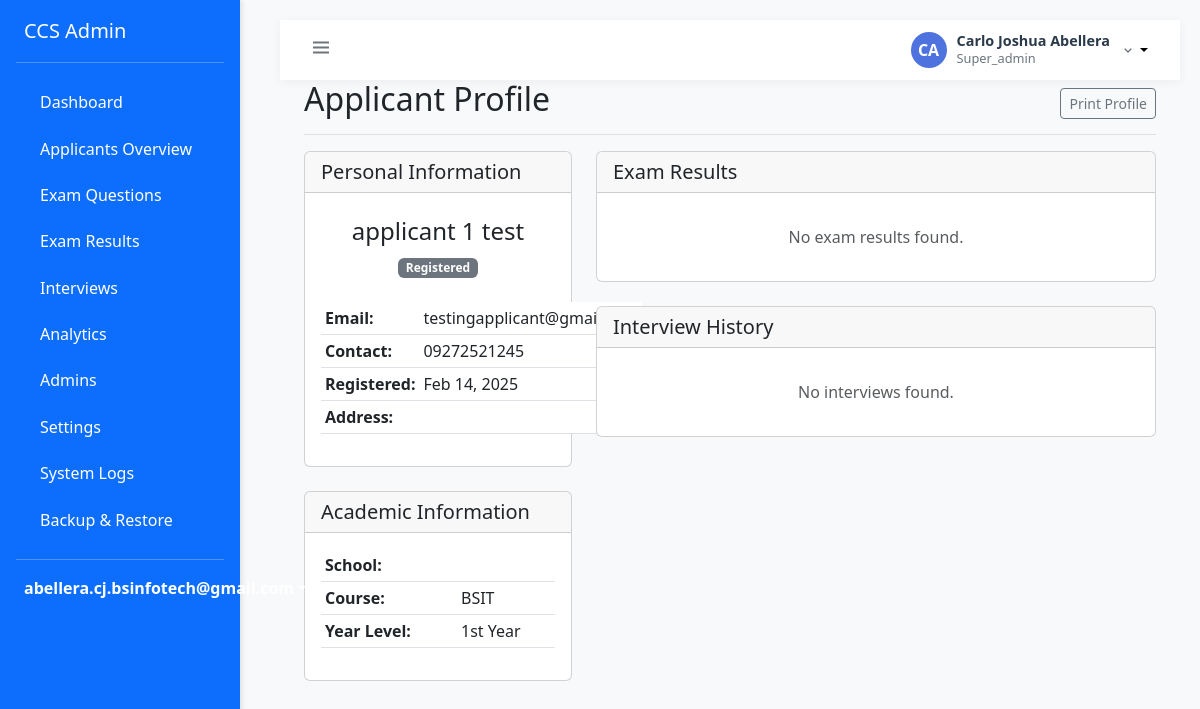
The page /admin/super/view_applicant.php?id=3 (signed in) on the database its author committed.
### tables this page shows
CREATE TABLE `users` (
  `id` int(11) NOT NULL,
  `email` varchar(255) NOT NULL,
  `password` varchar(255) NOT NULL,
  `first_name` varchar(100) NOT NULL,
  `last_name` varchar(100) NOT NULL,
  `role` enum('super_admin','admin','applicant') NOT NULL,
  `status` enum('active','inactive','pending','approved','rejected') DEFAULT 'pending',
  `created_at` timestamp NOT NULL DEFAULT current_timestamp(),
  `updated_at` timestamp NOT NULL DEFAULT current_timestamp() ON UPDATE current_timestamp(),
  `updated_by` int(11) DEFAULT NULL
);

CREATE TABLE `applicants` (
  `id` int(11) NOT NULL,
  `user_id` int(11) NOT NULL,
  `applicant_number` varchar(50) NOT NULL,
  `first_name` varchar(100) NOT NULL,
  `middle_name` varchar(100) DEFAULT NULL,
  `last_name` varchar(100) NOT NULL,
  `contact_number` varchar(20) NOT NULL,
  `address` text NOT NULL,
  `birth_date` date NOT NULL,
  `school` varchar(255) NOT NULL,
  `course` enum('BSCS','BSIT') NOT NULL,
  `year_level` enum('1st Year','2nd Year','3rd Year','4th Year','5th Year','Graduate') NOT NULL,
  `progress_status` enum('registered','part1_pending','part1_completed','part2_pending','part2_completed','interview_pending','interview_completed','passed','failed') NOT NULL DEFAULT 'registered',
  `created_at` timestamp NOT NULL DEFAULT current_timestamp(),
  `updated_at` timestamp NOT NULL DEFAULT current_timestamp() ON UPDATE current_timestamp(),
  `application_status_id` int(11) DEFAULT NULL,
  `exam_status_id` int(11) DEFAULT NULL,
  `preferred_course` varchar(255) NOT NULL
);

### config/database.php (called while the page is built, shortened)
<?php
class Database {
    private static $instance = null;
    private $connection;
    private function __construct() {
        try {
            $this->connection = new PDO(
                "mysql:host=localhost;dbname=ccs_screening",
                "root",
                ""
            );
            $this->connection->setAttribute(PDO::ATTR_ERRMODE, PDO::ERRMODE_EXCEPTION);
            $this->connection->setAttribute(PDO::ATTR_DEFAULT_FETCH_MODE, PDO::FETCH_ASSOC);
        } catch(PDOException $e) {
            die("Connection failed: " . $e->getMessage());
        }
    }
    public static function getInstance() {
        if (self::$instance === null) {
            self::$instance = new self();
        }
        return self::$instance;
    }
    public function getConnection() {
        return $this->connection;
    }
}
?>

### classes/Auth.php (called while the page is built, shortened)
<?php
class Auth {
    private $conn;
    public function __construct() {
        require_once __DIR__ . '/../config/database.php';
        $this->database = Database::getInstance();
        $this->conn = $this->database->getConnection();
    }
    public function isLoggedIn() {
        return isset($_SESSION['user_id']) && !empty($_SESSION['user_id']);
    }
    public function getCurrentUser() {
        try {
            $stmt = $this->conn->prepare("
                SELECT
                    u.*,
                    CASE
                        WHEN sa.user_id IS NOT NULL THEN 'super_admin'
                        WHEN a.user_id IS NOT NULL THEN 'admin'
                        ELSE u.role
                    END as role_type
                FROM users u
                LEFT JOIN super_admins sa ON u.id = sa.user_id
                LEFT JOIN admins a ON u.id = a.user_id
                WHERE u.id = ? AND u.status = 'active'
                LIMIT 1
            ");
            $stmt->execute([$_SESSION['user_id']]);
            $user = $stmt->fetch(PDO::FETCH_ASSOC);
            if ($user) {
                $user['role'] = $user['role_type'];
            }
            return $user;
        } catch (Exception $e) {
            error_log("Get current user error: " . $e->getMessage());
            return null;
        }
    }
}
?>

### admin/super/view_applicant.php (the view, shortened to what this page needs)
<?php
require_once '../../classes/Auth.php';
require_once '../../config/database.php';
require_once '../includes/layout.php';
$auth = new Auth();
try {
    $database = Database::getInstance();;
    $conn = $database->getConnection();
    $applicant_id = $_GET['id'] ?? null;
    $query = "SELECT
                a.*,
                CONCAT(a.first_name, ' ', a.last_name) as full_name,
                u.email,
                u.created_at as registration_date
              FROM applicants a
              JOIN users u ON a.user_id = u.id
              WHERE a.id = ?";
    $stmt = $conn->prepare($query);
    $stmt->execute([$applicant_id]);
    $applicant = $stmt->fetch(PDO::FETCH_ASSOC);
    $query = "SELECT
                er.*,
                e.title as exam_title,
                e.type as exam_type,
                e.part as exam_part,
                e.passing_score,
                er.created_at,
                (SELECT COUNT(*) FROM questions q WHERE q.exam_id = e.id) as total_questions,
                (SELECT COUNT(*) FROM applicant_answers aa
                 WHERE aa.exam_id = e.id AND aa.applicant_id = ? AND aa.is_correct = 1) as correct_answers
              FROM exam_results er
              JOIN exams e ON er.exam_id = e.id
              WHERE er.applicant_id = ?
              ORDER BY e.part ASC, er.created_at DESC";
    $stmt = $conn->prepare($query);
    $stmt->execute([$applicant['id'], $applicant['id']]);
    $exam_results = $stmt->fetchAll();
    $query = "SELECT
                i.*,
                CONCAT(a.first_name, ' ', a.last_name) as interviewer_name,
                a.id as interviewer_id
              FROM interview_schedules i
              JOIN users u ON i.interviewer_id = u.id
              JOIN admins a ON u.id = a.user_id
              WHERE i.applicant_id = ?
              ORDER BY i.schedule_date DESC, i.start_time DESC";
    $stmt = $conn->prepare($query);
    $stmt->execute([$applicant_id]);
    $interviews = $stmt->fetchAll(PDO::FETCH_ASSOC);
} catch (Exception $e) {
    $error = $e->getMessage();
}
admin_header('View Applicant');
?>
<div class="container-fluid px-4">
    <div class="d-flex justify-content-between flex-wrap flex-md-nowrap align-items-center pb-2 mb-3 border-bottom">
        <h1 class="h2">Applicant Profile</h1>
        <div class="btn-toolbar mb-2 mb-md-0">
            <button type="button" class="btn btn-sm btn-outline-secondary" onclick="window.print()">
                <i class="bi bi-printer"></i> Print Profile
            </button>
        </div>
    </div>
    <?php if (isset($applicant)): ?>
        <div class="row">
            <div class="col-md-4">
                <div class="card mb-4">
                    <div class="card-header">
                        <h5 class="card-title mb-0">Personal Information</h5>
                    </div>
                    <div class="card-body">
                        <div class="text-center mb-4">
                            <h4><?php echo htmlspecialchars($applicant['full_name']); ?></h4>
                            <span class="badge <?php
                                echo match($applicant['progress_status']) {
                                    'registered' => 'bg-secondary',
                                    'part1_completed' => 'bg-info',
                                    'part2_completed' => 'bg-primary',
                                    'interview_pending' => 'bg-warning',
                                    'passed' => 'bg-success',
                                    'failed' => 'bg-danger',
                                    default => 'bg-secondary'
                                };
                            ?>">
                                <?php echo ucwords(str_replace('_', ' ', $applicant['progress_status'])); ?>
                            </span>
                        </div>
                        <table class="table table-sm">
                            <tr>
                                <th>Email:</th>
                                <td><?php echo htmlspecialchars($applicant['email']); ?></td>
                            </tr>
                            <tr>
                                <th>Contact:</th>
                                <td><?php echo htmlspecialchars($applicant['contact_number']); ?></td>
                            </tr>
                            <tr>
                                <th>Registered:</th>
                                <td><?php echo date('M d, Y', strtotime($applicant['registration_date'])); ?></td>
                            </tr>
                            <tr>
                                <th>Address:</th>
                                <td><?php echo htmlspecialchars($applicant['address']); ?></td>
                            </tr>
                        </table>
                    </div>
                </div>
                <div class="card mb-4">
                    <div class="card-header">
                        <h5 class="card-title mb-0">Academic Information</h5>
                    </div>
                    <div class="card-body">
                        <table class="table table-sm">
                            <?php if (isset($applicant['school'])): ?>
                            <tr>
                                <th>School:</th>
                                <td><?php echo htmlspecialchars($applicant['school']); ?></td>
                            </tr>
                            <?php endif; ?>
                            <?php if (isset($applicant['course'])): ?>
                            <tr>
                                <th>Course:</th>
                                <td><?php echo htmlspecialchars($applicant['course']); ?></td>
                            </tr>
                            <?php endif; ?>
                            <?php if (isset($applicant['year_level'])): ?>
                            <tr>
                                <th>Year Level:</th>
                                <td><?php echo htmlspecialchars($applicant['year_level']); ?></td>
                            </tr>
                            <?php endif; ?>
                        </table>
                    </div>
                </div>
            </div>
            <div class="col-md-8">
                <div class="card mb-4">
                    <div class="card-header">
                        <h5 class="card-title mb-0">Exam Results</h5>
                    </div>
                    <div class="card-body">
                        <?php if (empty($exam_results)): ?>
                            <p class="text-center text-muted my-3">No exam results found.</p>
                        <?php endif; ?>
                    </div>
                </div>
                <div class="card">
                    <div class="card-header">
                        <h5 class="card-title mb-0">Interview History</h5>
                    </div>
                    <div class="card-body">
                        <?php if (empty($interviews)): ?>
                            <p class="text-center text-muted my-3">No interviews found.</p>
                        <?php endif; ?>
                    </div>
                </div>
            </div>
        </div>
    <?php endif; ?>
</div>
<?php
admin_footer();
?>

### admin/includes/layout.php (shortened to what this page needs)
<?php
require_once __DIR__ . '/../../classes/Auth.php';
function admin_header($title = '') {
?>
<!DOCTYPE html>
<html lang="en">
<head>
    <link href="https://cdn.jsdelivr.net/npm/bootstrap@5.3.0/dist/css/bootstrap.min.css" rel="stylesheet">
    <link href='https://unpkg.com/boxicons@2.1.4/css/boxicons.min.css' rel='stylesheet'>
    <link href="https://cdn.jsdelivr.net/npm/metismenu/dist/metisMenu.min.css" rel="stylesheet">
</head>
<body>
    <div class="wrapper">
        <?php include 'sidebar.php'; ?>
        <div class="page-content-wrapper">
            <nav class="top-navbar">
                <button class="btn btn-link text-secondary px-1 py-0" id="sidebarToggle">
                    <i class="bx bx-menu fs-4"></i>
                </button>
                <div class="user-profile dropdown">
                    <button class="user-profile-btn dropdown-toggle" type="button" data-bs-toggle="dropdown" aria-expanded="false">
                        <div class="user-avatar">
                            <?php echo strtoupper(substr($user['first_name'], 0, 1) . substr($user['last_name'], 0, 1)); ?>
                        </div>
                        <div class="user-info">
                            <h6 class="user-name"><?php echo htmlspecialchars($user['first_name'] . ' ' . $user['last_name']); ?></h6>
                            <p class="user-role"><?php echo ucfirst($user['role']); ?></p>
                        </div>
                        <i class="bx bx-chevron-down text-secondary"></i>
                    </button>
                </div>
            </nav>
            <div class="content-wrapper">
<?php
}
function admin_footer() {
?>
            </div>
        </div>
    </div>
</body>
</html>
<?php } ?>

### admin/includes/sidebar.php (shortened to what this page needs)
<?php
require_once __DIR__ . '/../../classes/Auth.php';
global $auth;
$user = $auth->getCurrentUser();
function is_active($page_name) {
    return strpos($_SERVER['SCRIPT_NAME'], $page_name) !== false ? 'active' : '';
}
?>
<nav class="sidebar bg-primary">
    <div class="d-flex flex-column">
        <a href="/php-ccs/admin/super/dashboard.php" class="d-flex align-items-center mb-3 mb-md-0 me-md-auto text-white text-decoration-none">
            <span class="fs-5">CCS Admin</span>
        </a>
        <hr class="text-white my-3">
        <ul class="nav nav-pills flex-column mb-auto">
            <li class="nav-item">
                <a class="nav-link text-white <?php echo is_active('dashboard'); ?>" href="/php-ccs/admin/super/dashboard.php">
                    Dashboard
                </a>
            </li>
            <li class="nav-item">
                <a class="nav-link text-white <?php echo is_active('applicants'); ?>" href="/php-ccs/admin/super/applicants_overview.php">
                    Applicants Overview
                </a>
            </li>
            <li class="nav-item">
                <a class="nav-link text-white <?php echo is_active('manage_questions'); ?>" href="/php-ccs/admin/super/manage_questions.php">
                    Exam Questions
                </a>
            </li>
            <li class="nav-item">
                <a class="nav-link text-white <?php echo is_active('exam_results'); ?>" href="/php-ccs/admin/super/exam_results.php">
                    Exam Results
                </a>
            </li>
            <li class="nav-item">
                <a class="nav-link text-white <?php echo is_active('interview_list'); ?>" href="/php-ccs/admin/super/interview_list.php">
                    Interviews
                </a>
            </li>
            <li class="nav-item">
                <a class="nav-link text-white <?php echo is_active('analytics'); ?>" href="/php-ccs/admin/super/analytics.php">
                    Analytics
                </a>
            </li>
            <li class="nav-item">
                <a class="nav-link text-white <?php echo is_active('list_admins'); ?>" href="/php-ccs/admin/super/list_admins.php">
                    Admins
                </a>
            </li>
            <li class="nav-item">
                <a class="nav-link text-white <?php echo is_active('system_settings'); ?>" href="/php-ccs/admin/super/system_settings.php">
                    Settings
                </a>
            </li>
            <li class="nav-item">
                <a class="nav-link text-white <?php echo is_active('logs'); ?>" href="/php-ccs/admin/super/system_logs.php">
                    System Logs
                </a>
            </li>
            <li class="nav-item">
                <a class="nav-link text-white <?php echo is_active('backup'); ?>" href="/php-ccs/admin/super/backup.php">
                    Backup & Restore
                </a>
            </li>
        </ul>
        <hr class="text-white my-3">
        <div class="dropdown pb-3">
            <a href="#" class="d-flex align-items-center text-white text-decoration-none dropdown-toggle" id="dropdownUser" data-bs-toggle="dropdown" aria-expanded="false">
                <strong><?php echo htmlspecialchars($user['email']); ?></strong>
            </a>
        </div>
    </div>
</nav>

### rows shown on the page
users: email "abellera.cj.bsinfotech@gmail.com", first_name+last_name "CA", first_name+last_name "Carlo Joshua Abellera", role "Super_admin"
applicants: progress_status "Registered", user.email "testingapplicant@gmail.com", contact_number "09272521245", user.created_at "Feb 14, 2025", course "BSIT", year_level "1st Year"

### other values the page prints
$applicant['full_name'] "applicant 1 test"
